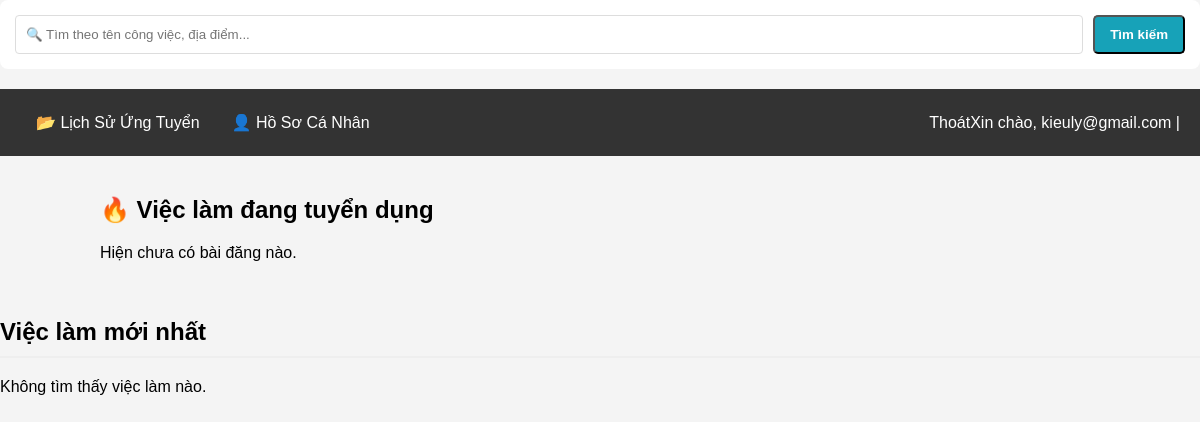
Page /dashboard/ (signed in) on the earlier database version.
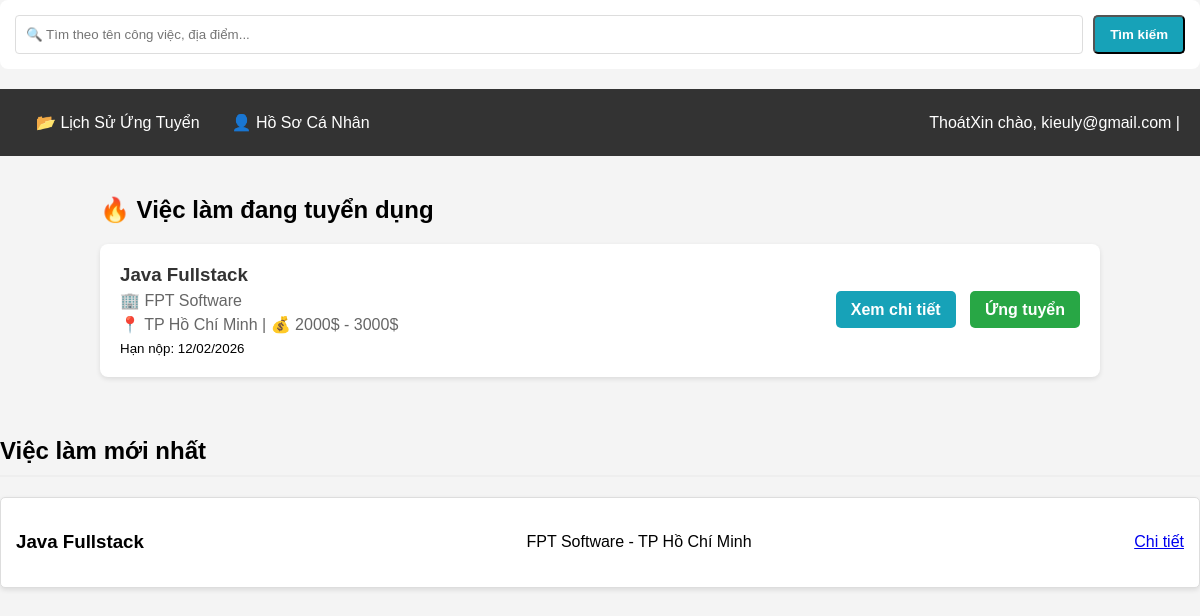
Same page on the later database version.
### base/models.py (models this page shows, shortened)
class User(AbstractUser):
    username = None
    email = models.EmailField(unique=True, verbose_name="Địa chỉ Email")
    ROLE_CHOICES = (
        ('candidate', 'Ứng viên'),
        ('recruiter', 'Nhà tuyên dụng'),
    )
    role = models.CharField(max_length=10, choices=ROLE_CHOICES, default='candidate')
    USERNAME_FIELD = 'email'
    REQUIRED_FIELDS = []
    objects = CustomerUserManager()

class JobPost(models.Model):
    recruiter = models.ForeignKey(User, on_delete=models.CASCADE, related_name='job_posts', null=True, blank=True)
    company_name = models.CharField(max_length=200)
    title = models.TextField(max_length=200, verbose_name="Tiêu đề công việc")
    description = models.TextField(verbose_name="Mô tả công việc")
    requirements = models.TextField(verbose_name="Yêu cầu công việc")
    salary_range = models.CharField(max_length=100, null=True, blank=True)
    location = models.CharField(max_length=255, verbose_name="Địa điểm làm việc")
    deadline = models.DateField(null = True, blank = True)
    is_active = models.BooleanField(default=True)
    created_at = models.DateTimeField(auto_now_add=True)
    interview_count = models.IntegerField(default=0, verbose_name="Số lượng đã nộp hồ sơ")
    full_text_search = models.TextField(blank=True, null=True)

### base/views/candidate_view.py (the view)
# urls.py: path('dashboard/', candidate_view.candidate_dashboard, name = 'candidate_dashboard'),
@login_required(login_url='login')
def candidate_dashboard(request):
    if request.user.role != 'candidate':
        return redirect('recruiter_dashboard')
    my_applications = Application.objects.filter(candidate=request.user).order_by('-applied_at')
    jobs = JobPost.objects.filter(recruiter__isnull=False).order_by('-created_at')
    query = request.GET.get('q')
    if query:
        jobs = jobs.filter(
            Q(title__icontains = query)|
            Q(location__icontains = query)
        )
    recommended_jobs = []
    if not query:
        try:
            profile = request.user.candidate_profile
            if profile.cv_file:
                cv_path = profile.cv_file.path
                if os.path.exists(cv_path):
                    recommended_jobs = get_job_recommendations(cv_path, top_n=5)
        except Exception as e:
            print(f"⚠️ Lỗi phần gợi ý: {e}")
    context = {
        'jobs': jobs,
        'recommended_jobs': recommended_jobs, # Danh sách AI gợi ý
        'query': query
    }
    return render(request, 'candidate/dashboard.html', context)

### base/templates/candidate/dashboard.html (shortened to what this page needs)
<!DOCTYPE html>
<html lang="vi">
<head>
</head>
<body>
    <div style="margin-bottom: 20px; background: white; padding: 15px; border-radius: 8px;">
        <form method="GET" style="display: flex; gap: 10px;">
            <input type="text" name="q" placeholder="🔍 Tìm theo tên công việc, địa điểm..."
                value="{{ request.GET.q }}"
                style="flex: 1; padding: 10px; border: 1px solid #ddd; border-radius: 4px;">
            <button type="submit" class="btn btn-view" style="margin-top:0;">Tìm kiếm</button>
        </form>
    </div>
    <div class="navbar">
        <div>
            <a href="{% url 'my_applications' %}">📂 Lịch Sử Ứng Tuyển</a>
            <a href="{% url 'my_profile' %}">👤 Hồ Sơ Cá Nhân</a>
        </div>
        <div style="color: white;">
            Xin chào, {{ request.user.email }} | <a href="{% url 'home' %}" style="display:inline; padding:0; background:none;">Thoát</a>
        </div>
    </div>
    <div class="container">
        <h2>🔥 Việc làm đang tuyển dụng</h2>
        {% for job in jobs %}
        <div class="job-card">
            <div class="job-info">
                <h3>{{ job.title }}</h3>
                <p>🏢 {{ job.company_name }}</p>
                <p>📍 {{ job.location }} | 💰 {{ job.salary_range }}</p>
                <small>Hạn nộp: {{ job.deadline|date:"d/m/Y" }}</small>
            </div>
            <div class="job-actions">
                <a href="{% url 'job_detail' job.id %}" class="btn btn-view">Xem chi tiết</a>
                <a href="{% url 'job_detail' job.id %}" class="btn btn-apply">Ứng tuyển</a>
            </div>
        </div>
        {% empty %}
            <p>Hiện chưa có bài đăng nào.</p>
        {% endfor %}
    </div>
    <h2 style="border-bottom: 2px solid #eee; padding-bottom: 10px;">
        {% if request.GET.q %}
            Kết quả tìm kiếm cho: "{{ request.GET.q }}"
        {% else %}
            Việc làm mới nhất
        {% endif %}
    </h2>
    <div class="job-list-all">
        {% for job in jobs %}
            <div class="job-card" style="margin-bottom: 15px; padding: 15px; border: 1px solid #ddd; border-radius: 5px;">
                <h3>{{ job.title }}</h3>
                <p>{{ job.company_name }} - {{ job.location }}</p>
                <a href="{% url 'job_detail' job.id %}">Chi tiết</a>
            </div>
        {% empty %}
            <p>Không tìm thấy việc làm nào.</p>
        {% endfor %}
    </div>
</body>
</html>

### base/templates/candidate/dashboard.html (style rules this page uses)
body { font-family: sans-serif; margin: 0; background-color: #f4f4f4; }
.navbar { background-color: #333; overflow: hidden; padding: 10px 20px; display: flex; justify-content: space-between; align-items: center; }
.navbar a { float: left; display: block; color: white; text-align: center; padding: 14px 16px; text-decoration: none; border-radius: 4px; }
.container { padding: 20px; max-width: 1000px; margin: 0 auto; }
.job-card { background: white; padding: 20px; margin-bottom: 20px; border-radius: 8px; box-shadow: 0 2px 5px rgba(0,0,0,0.1); display: flex; justify-content: space-between; align-items: center; }
.job-info h3 { margin: 0 0 5px 0; color: #333; }
.job-info p { margin: 5px 0; color: #666; }
.btn { padding: 10px 15px; text-decoration: none; border-radius: 5px; color: white; font-weight: bold; }
.btn-view { background-color: #17a2b8; }
.btn-apply { background-color: #28a745; margin-left: 10px; }

Differences in the rows shown:
added JobPost: title "Java Fullstack", company_name "FPT Software", location "TP Hồ Chí Minh", salary_range "2000$ - 3000$", deadline "12/02/2026"
Other differences:
text no longer shown: "Hiện chưa có bài đăng nào. Không tìm thấy việc làm nào."
